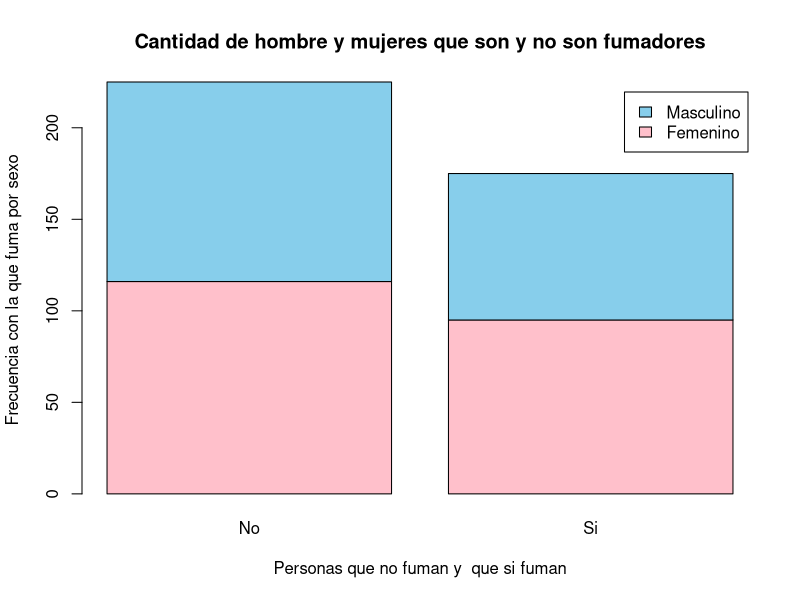
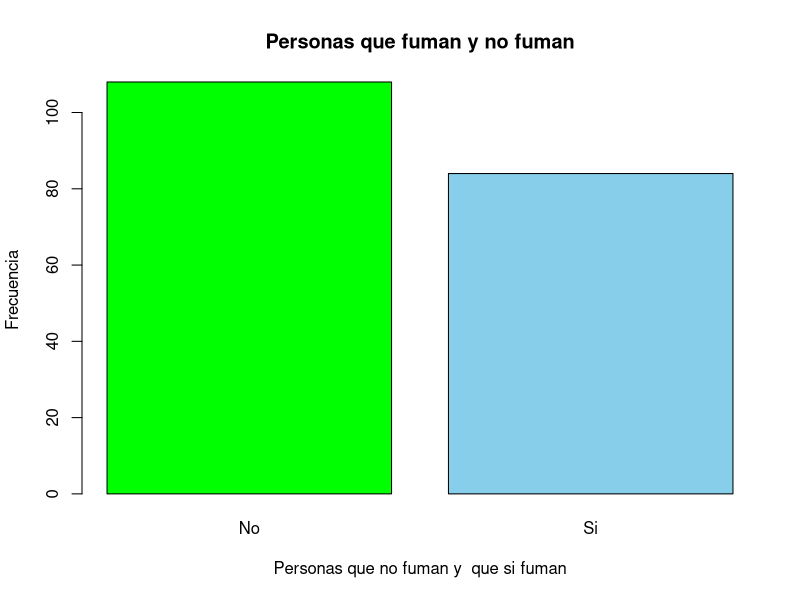
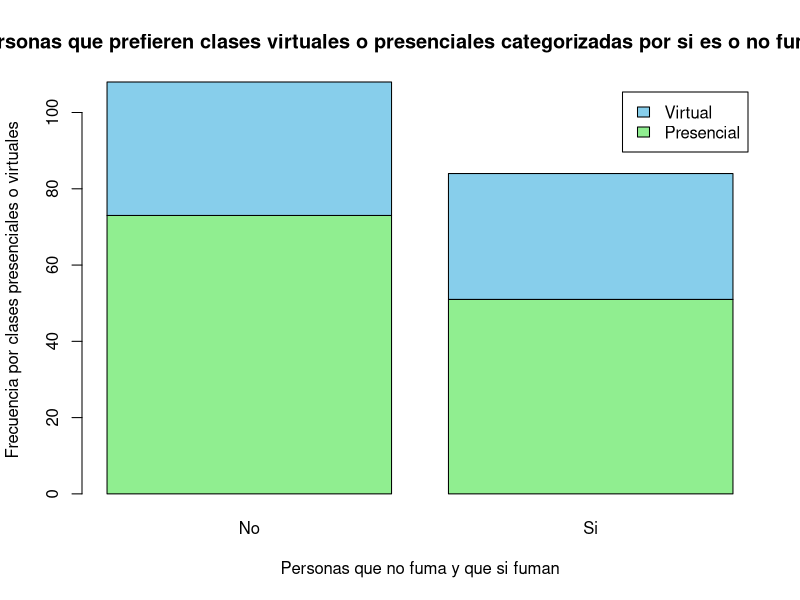
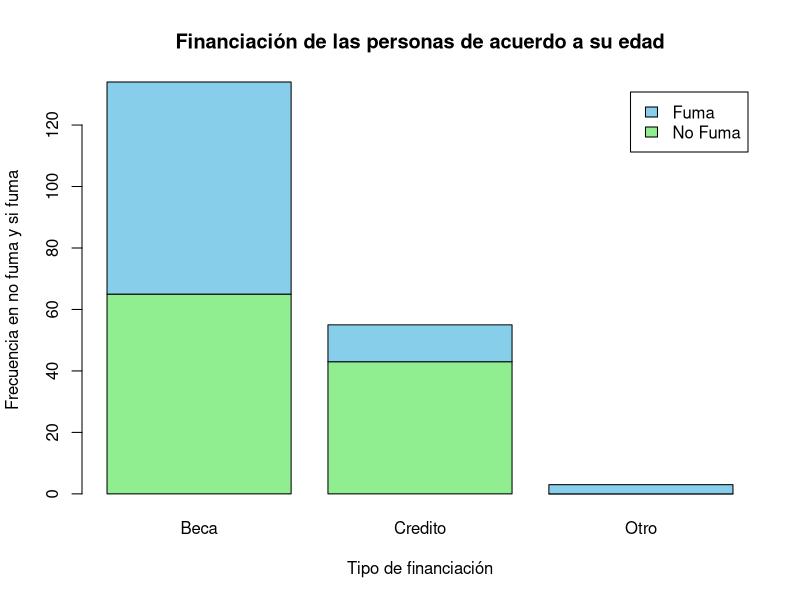
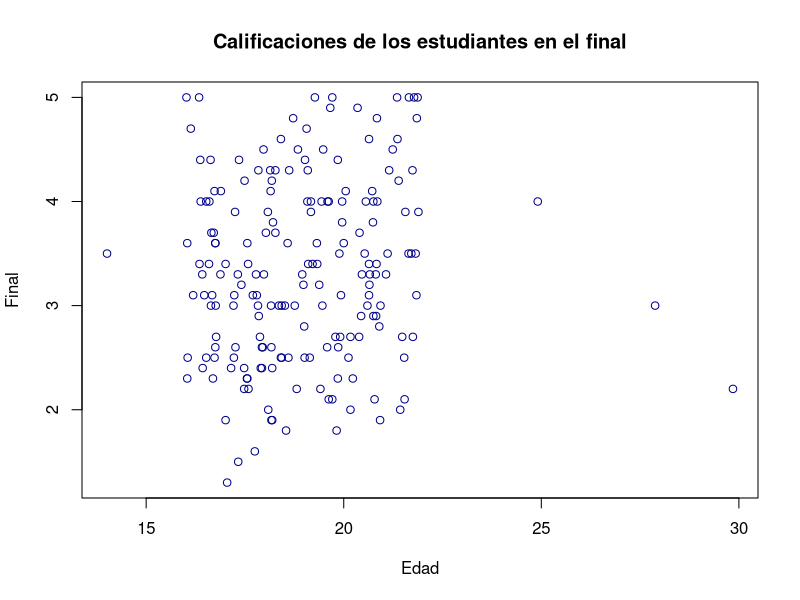
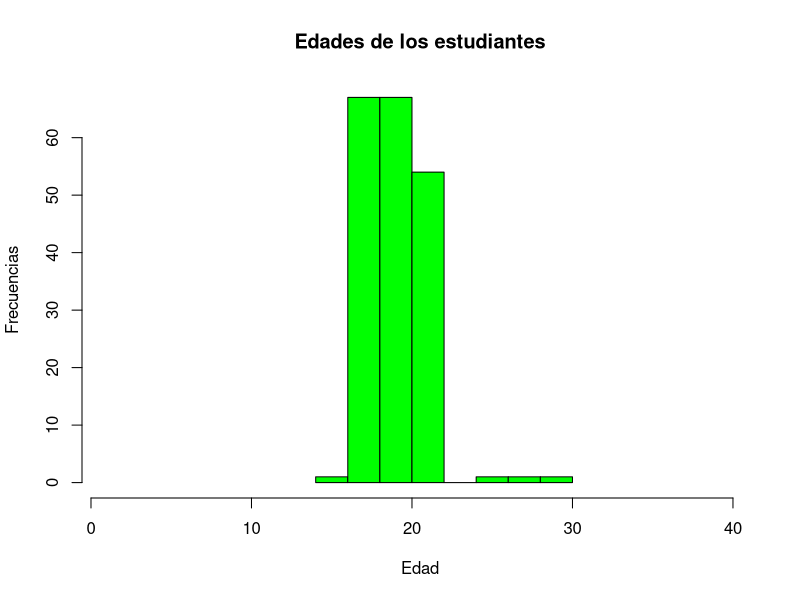

Source code (R) for these figures, in order:
## ---- chunk 1
library(dplyr)
## ---- chunk 2
datos_art <- read.csv(file = "Estudiantes.csv",header = TRUE)
str(datos_art)
## ---- chunk 3
names(datos_art)
## ---- chunk 4
object.size(datos_art)
dim(datos_art)
## ---- chunk 5
conjunto <- datos_art[1:10, 2:5]
conjunto
## ---- chunk 6
incisoa <- conjunto [3,2]
incisoa
## ---- chunk 7
incisob <- conjunto [,2]
incisob
## ---- chunk 8
incisoc <- conjunto [3,]
incisoc
## ---- chunk 9
incisod<- conjunto [-5,]
incisod
## ---- chunk 10
incisoe<- conjunto [,-2]
incisoe
## ---- chunk 11
incisof<- conjunto [,2:4]
incisof
## ---- chunk 12
incisog<- conjunto [,c(2,4)]
incisog
## ---- chunk 13
incisoh<- conjunto [1:4,c(2,4)]
incisoh
## ---- chunk 14
sapply(select(datos_art, ID, Edad, Sexo), class)
## ---- chunk 15
edad <- transform(datos_art, Edad = as.numeric(Edad))
edad
## ---- chunk 16
sexo <- transform(datos_art, Sexo = as.factor(Sexo))
sexo
## ---- chunk 17
#Definiendo y convirtiendo en factor
Sexo <- as.factor(datos_art$Sexo)

#Calcular tabla de frecuencias
Tabla1 <- table(Sexo); Tabla1
## ---- chunk 18
#Definiendo y convirtiendo en factor
Sexo <- as.factor(datos_art$Sexo)
Fuma <- as.factor(datos_art$Fuma)

#Tabla de frecuencias con table
Tabla2 <- table(Sexo,Fuma); Tabla2
## ---- chunk 19
barplot(Tabla2, benside = F,
        main = 'Cantidad de hombre y mujeres que son y no son fumadores',
        xlab = 'Personas que no fuman y  que si fuman', horiz = FALSE,
        ylab = 'Frecuencia con la que fuma por sexo',
        legend = c ("Femenino", "Masculino"),
        col = c("pink", "sky blue"))
## ---- chunk 20
MisDatos <- datos_art [2:193,c(5:15,20,35)]
MisDatos
## ---- chunk 21
head(MisDatos,6)
## ---- chunk 22
str(MisDatos)
## ---- chunk 23
names(MisDatos)
## ---- chunk 24
nrow(MisDatos)
ncol(MisDatos)
object.size(MisDatos)
## ---- chunk 25
sapply(MisDatos, class)
## ---- chunk 26
#Definiendo y convirtiendo en factor
Fuma <- as.factor(MisDatos$Fuma)

#Tabla de frecuencias con table
Tabla3 <- table(Fuma); Tabla3

barplot(Tabla3, benside = F,
        main = 'Personas que fuman y no fuman',
        xlab = 'Personas que no fuman y  que si fuman', horiz = FALSE,
        ylab = 'Frecuencia',
        col = c("green", "sky blue"))
## ---- chunk 27
#Definiendo y convirtiendo en factor
Fuma <- as.factor(MisDatos$Fuma)
Clases <- as.factor((MisDatos$Clases))

#Tabla de frecuencias con table
Tabla4 <- table(Clases,Fuma); Tabla4

barplot(Tabla4, benside = F,
        main = 'Personas que prefieren clases virtuales o presenciales categorizadas por si es o no fumadora',
        xlab = 'Personas que no fuma y que si fuman', horiz = FALSE,
        ylab = 'Frecuencia por clases presenciales o virtuales',
        legend = c ("Presencial", "Virtual"),
        col = c("Light green", "sky blue"))

## ---- chunk 28
final <- MisDatos$Final
final
min(final)
## ---- chunk 29
max(final)
## ---- chunk 30
range(final)
## ---- chunk 31
length(final)
## ---- chunk 32
sum(final)
## ---- chunk 33
mean(final)
## ---- chunk 34
median(final)
## ---- chunk 35
var(final)
## ---- chunk 36
sqrt(var(final))
## ---- chunk 37
sd(final)
## ---- chunk 38
#skewness(final)
## ---- chunk 39
#Definiendo y convirtiendo en factor
Financiacion <- as.factor(MisDatos$Financiacion)
Fuma <- as.factor((MisDatos$Fuma))

#Tabla de frecuencias con table
Tabla5 <- table(Fuma,Financiacion); Tabla5

barplot(Tabla5, benside = F,
        main = 'Financiación de las personas de acuerdo a su edad',
        xlab = 'Tipo de financiación', horiz = FALSE,
        ylab = 'Frecuencia en no fuma y si fuma',
        legend = c ("No Fuma", "Fuma"),
        col = c("Light green", "sky blue", "orange"))
## ---- chunk 40
plot(MisDatos$Edad,MisDatos$Final,
     main="Calificaciones de los estudiantes en el final",
     xlab="Edad",
     ylab="Final",
     col = "dark blue")

## ---- chunk 41
hist(MisDatos$Edad, main = "Edades de los estudiantes",
     xlab = "Edad",
     ylab = "Frecuencias",
     #xlim = c(100,200), col = "yellow",
     xlim = c(1,40), col = "green",
     freq = TRUE)
